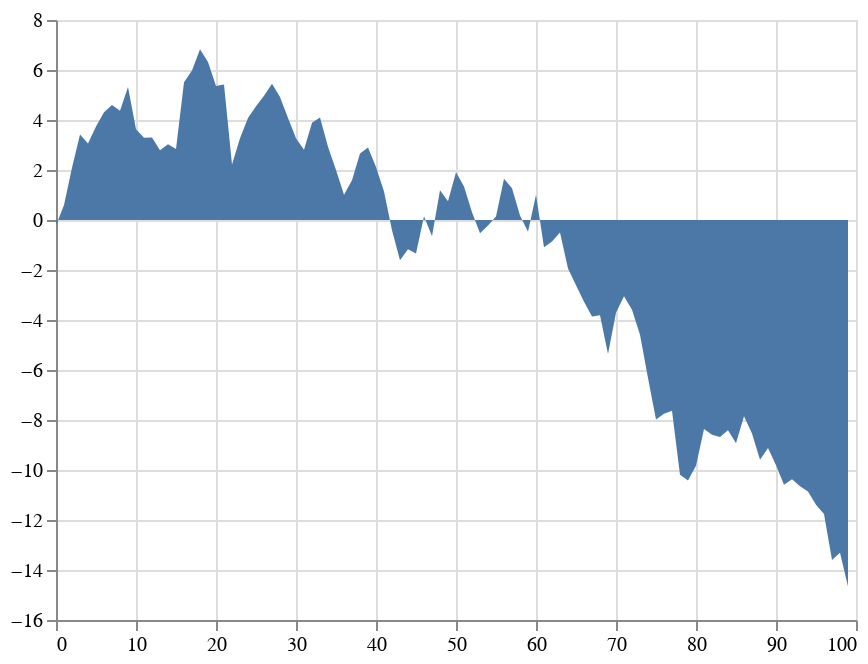

Notebook cell for this chart:
### Code cell
data.plot(kind='area')

### Figure 1 — Vega-Lite specification as saved in the notebook (floating-point values rounded to 4 significant figures)
{"$schema": "https://vega.github.io/schema/vega-lite/v3.4.0.json", "config": {"mark": {"tooltip": null}, "view": {"height": 300, "width": 400}}, "data": {"name": "data-f294bc9e62150f279fa23c3e6416c9d8"}, "datasets": {"data-f294bc9e62150f279fa23c3e6416c9d8": [{"0": -0.2177, "index": 0}, {"0": 0.6038, "index": 1}, {"0": 2.085, "index": 2}, {"0": 3.417, "index": 3}, {"0": 3.055, "index": 4}, {"0": 3.741, "index": 5}, {"0": 4.314, "index": 6}, {"0": 4.602, "index": 7}, {"0": 4.367, "index": 8}, {"0": 5.32, "index": 9}, {"0": 3.63, "index": 10}, {"0": 3.285, "index": 11}, {"0": 3.302, "index": 12}, {"0": 2.787, "index": 13}, {"0": 3.032, "index": 14}, {"0": 2.843, "index": 15}, {"0": 5.515, "index": 16}, {"0": 5.98, "index": 17}, {"0": 6.825, "index": 18}, {"0": 6.322, "index": 19}, {"0": 5.359, "index": 20}, {"0": 5.424, "index": 21}, {"0": 2.219, "index": 22}, {"0": 3.273, "index": 23}, {"0": 4.081, "index": 24}, {"0": 4.555, "index": 25}, {"0": 4.966, "index": 26}, {"0": 5.453, "index": 27}, {"0": 4.917, "index": 28}, {"0": 4.078, "index": 29}, {"0": 3.266, "index": 30}, {"0": 2.815, "index": 31}, {"0": 3.886, "index": 32}, {"0": 4.103, "index": 33}, {"0": 2.927, "index": 34}, {"0": 2.001, "index": 35}, {"0": 1.007, "index": 36}, {"0": 1.594, "index": 37}, {"0": 2.658, "index": 38}, {"0": 2.896, "index": 39}, {"0": 2.121, "index": 40}, {"0": 1.141, "index": 41}, {"0": -0.408, "index": 42}, {"0": -1.615, "index": 43}, {"0": -1.17, "index": 44}, {"0": -1.343, "index": 45}, {"0": 0.1461, "index": 46}, {"0": -0.6464, "index": 47}, {"0": 1.193, "index": 48}, {"0": 0.7532, "index": 49}, {"0": 1.913, "index": 50}, {"0": 1.336, "index": 51}, {"0": 0.3051, "index": 52}, {"0": -0.5338, "index": 53}, {"0": -0.2169, "index": 54}, {"0": 0.1364, "index": 55}, {"0": 1.652, "index": 56}, {"0": 1.274, "index": 57}, {"0": 0.1816, "index": 58}, {"0": -0.4668, "index": 59}, {"0": 1.013, "index": 60}, {"0": -1.092, "index": 61}, {"0": -0.8634, "index": 62}, {"0": -0.5028, "index": 63}, {"0": -1.943, "index": 64}, {"0": -2.605, "index": 65}, {"0": -3.267, "index": 66}, {"0": -3.863, "index": 67}, {"0": -3.811, "index": 68}, {"0": -5.364, "index": 69}, {"0": -3.71, "index": 70}, {"0": -3.053, "index": 71}, {"0": -3.592, "index": 72}, {"0": -4.588, "index": 73}, {"0": -6.321, "index": 74}, {"0": -7.981, "index": 75}, {"0": -7.746, "index": 76}, {"0": -7.63, "index": 77}, {"0": -10.19, "index": 78}, {"0": -10.42, "index": 79}, {"0": -9.83, "index": 80}, {"0": -8.358, "index": 81}, {"0": -8.593, "index": 82}, {"0": -8.677, "index": 83}, {"0": -8.414, "index": 84}, {"0": -8.931, "index": 85}, {"0": -7.848, "index": 86}, {"0": -8.537, "index": 87}, {"0": -9.594, "index": 88}, {"0": -9.116, "index": 89}, {"0": -9.809, "index": 90}, {"0": -10.59, "index": 91}, {"0": -10.37, "index": 92}, {"0": -10.65, "index": 93}, {"0": -10.86, "index": 94}, {"0": -11.39, "index": 95}, {"0": -11.76, "index": 96}, {"0": -13.6, "index": 97}, {"0": -13.31, "index": 98}, {"0": -14.66, "index": 99}]}, "encoding": {"tooltip": [{"field": "index", "type": "quantitative"}, {"field": "0", "type": "quantitative"}], "x": {"field": "index", "title": null, "type": "quantitative"}, "y": {"field": "0", "title": null, "type": "quantitative"}}, "mark": "area", "selection": {"selector003": {"bind": "scales", "encodings": ["x", "y"], "type": "interval"}}}
